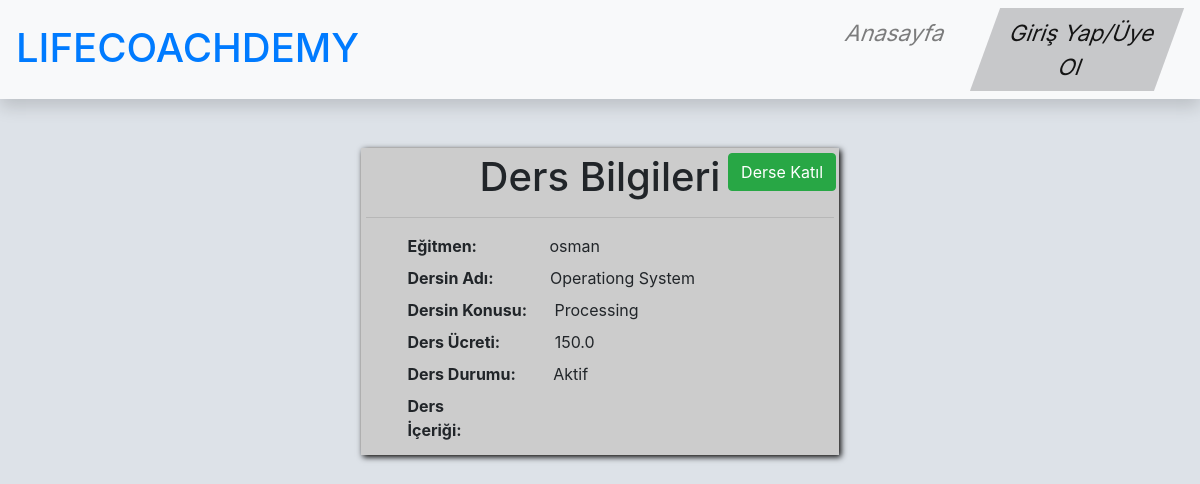
Screenshot of /course/operationg-system/ with the database file from the repository.
### course/models.py (models this page shows, shortened)
class Course(models.Model):
    staff = models.ForeignKey('auth.User', verbose_name='Dersi Veren Kişi', related_name='courses', on_delete=models.CASCADE)
    name = models.CharField(max_length=120, verbose_name='Dersin Adı')
    subject = models.CharField(max_length=120, verbose_name='Dersin Konusu')
    price = models.FloatField(verbose_name='Ders Ücreti', null=True, blank=True)
    content = RichTextField(verbose_name='İçerik', null=True, blank=True)
    state = models.BooleanField(verbose_name='Durumu', default=True)
    slug = models.SlugField(unique=True, editable=False, max_length=130)

### course/views.py (the view)
# urls.py: url(r'^(?P<slug>[\w-]+)/$', course_detail, name='detail'),
def course_detail(request, slug):
    course = get_object_or_404(Course, slug=slug)
    context = {
        'course' : course
    }
    return render(request, 'course/detail.html', context)

### templates/course/detail.html (shortened to what this page needs)
{% extends 'base.html' %}
{% load static %}
{% block body %}
<div class="container-fluid" style="position:relative;margin-bottom:20px;">
    <div class="row justify-content-center">
        <div class="card" style="width: 40%;border-radius: 10px;">
            <div class="card-body" style="box-shadow: 2px 2px 6px #000;padding:5px;background:#CCC;max-height: 500px;overflow-y: auto;overflow-x: hidden;">
                <div style="position:absolute;right:3px"><a href="#" class="btn btn-success rounded-2">Derse Katıl</a></div>
                <h1 style="text-align:center;">Ders Bilgileri</h1><hr>
                <div class="row">
                    <div class="col-sm-1"></div>
                    <div class="col-sm-11">
                        <label style="font-weight:bold;margin-right:68px;">Eğitmen: </label>
                        <label>{{ course.staff }}</label>
                    </div>
                    <div class="col-sm-1"></div>
                    <div class="col-sm-11">
                        <label style="font-weight:bold;margin-right:52px;">Dersin Adı: </label>
                        <label>{{ course.name }}</label>
                    </div>
                    <div class="col-sm-1"></div>
                    <div class="col-sm-11">
                        <label style="font-weight:bold;margin-right:23px;">Dersin Konusu: </label>
                        <label>{{ course.subject }}</label>
                    </div>
                    <div class="col-sm-1"></div>
                    <div class="col-sm-11">
                        <label style="font-weight:bold;margin-right:50px;">Ders Ücreti: </label>
                        <label>{% if course.price %}{{ course.price }}{% endif %}{% if not course.price %}Belirtilmemiş{% endif %}</label>
                    </div>
                    <div class="col-sm-1"></div>
                    <div class="col-sm-11">
                        <label style="font-weight:bold;margin-right:33px;">Ders Durumu: </label>
                        <label>{% if course.state %}Aktif{% endif %}{% if not course.state %}Pasif{% endif %}</label>
                    </div>
                    <div class="col-sm-1"></div>
                    <div class="col-sm-11">
                        <div class="row">
                            <div class="col-sm-3">
                                <label style="font-weight:bold;">Ders İçeriği: </label>
                            </div>
                            <div class="col-sm-9">
                            </div>
                        </div>
                    </div>
                </div>
            </div>
        </div>
    </div>
</div>
{% endblock %}

### static/css/base.css (style rules this page uses)
body { background-color: #dde2e8; }

### rows the page displays
Course: staff "osman", name "Operationg System", subject "Processing", price "150.0"
